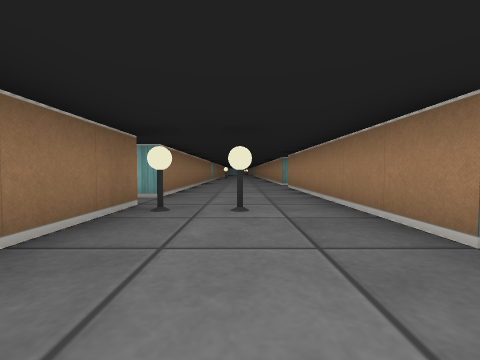
view 1 (above)

23 first-person views from a walk through a cub3D ray-caster map. The camera is about half as high as the walls, tilts 2° down and sees 90° across. The floor is counted in squares. Each view is taken from the middle of a square. On the plan, view 1 faces up. The plan holds only what a view shows up to about 9 squares ahead; the rest is blank.

view 2
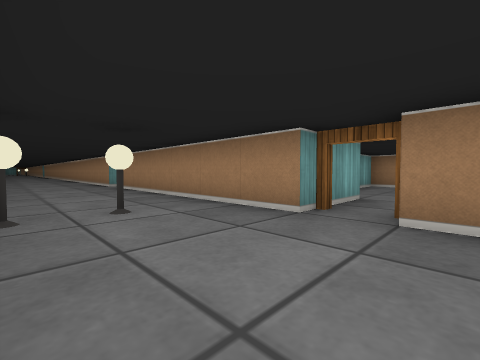

view 3
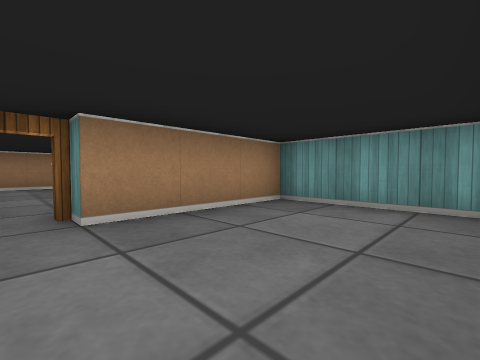

view 4
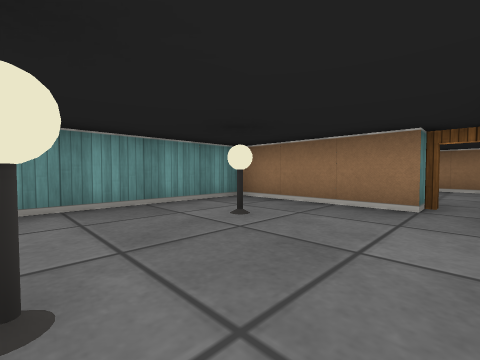

view 5
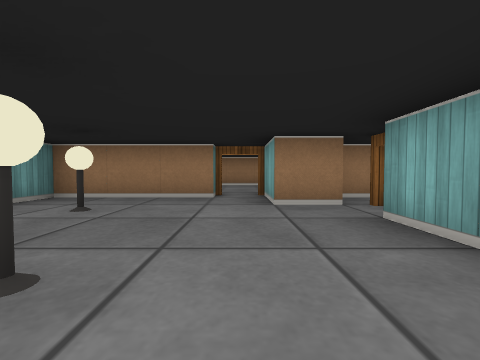

view 6
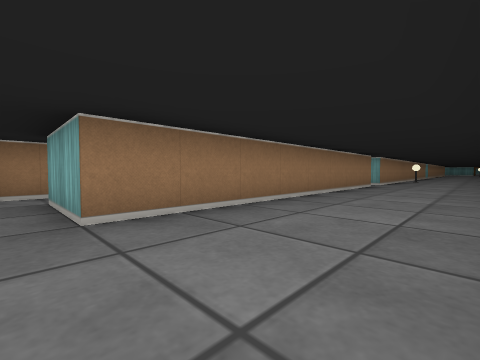

view 7
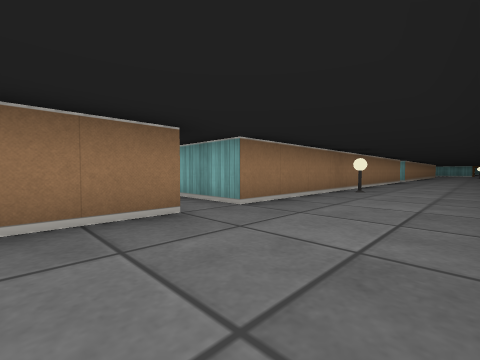

view 8
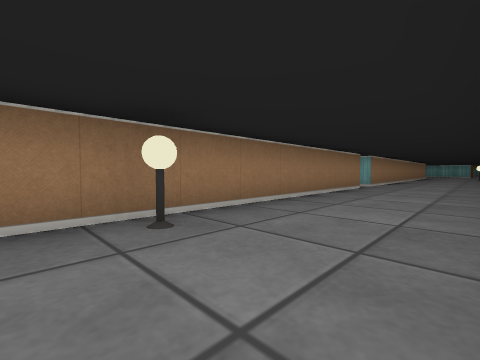

view 9
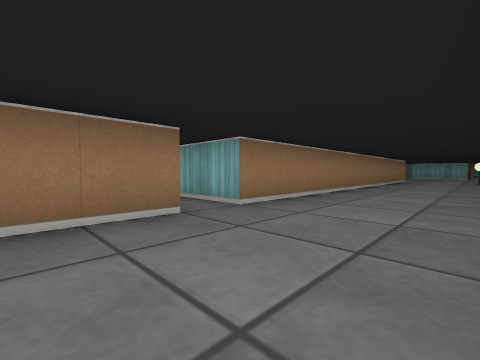

view 10
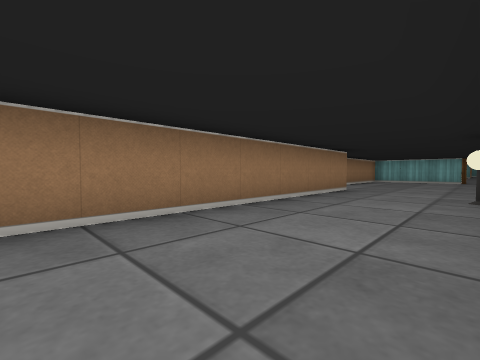

view 11
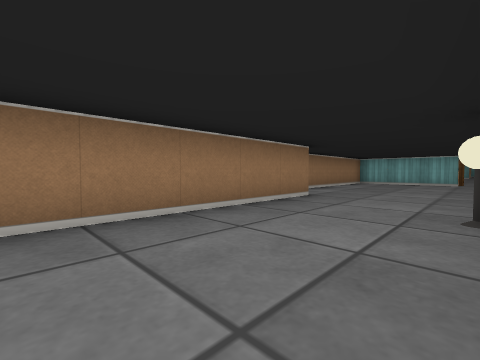

view 12
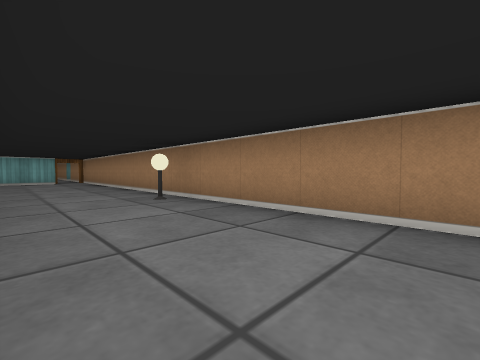

view 13
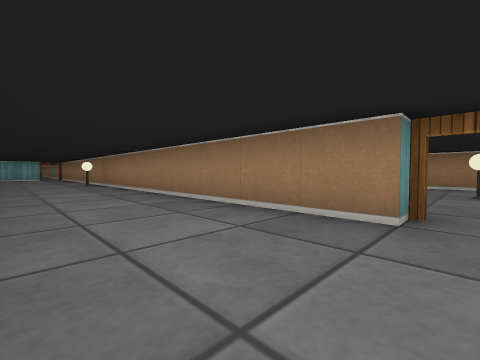

view 14
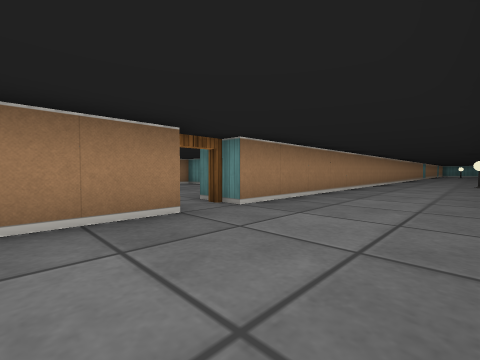

view 15
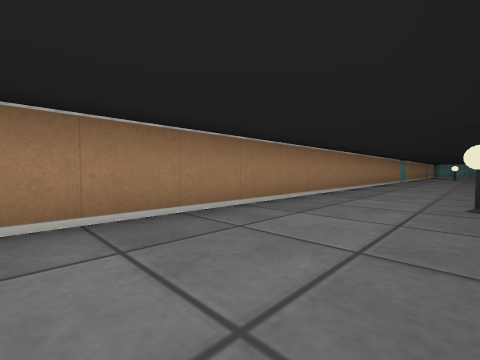

view 16
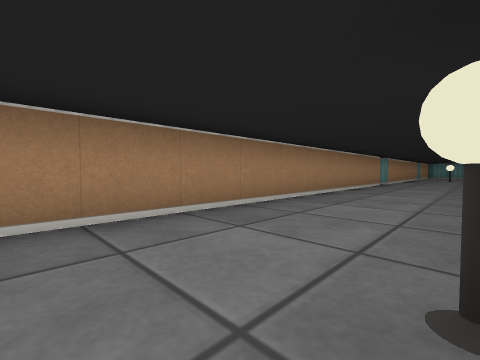

view 17
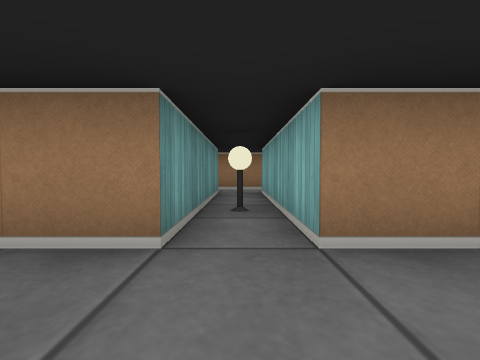

view 18
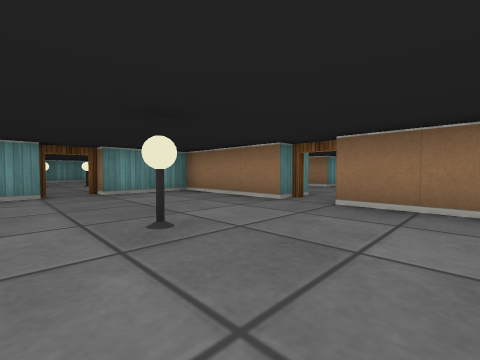

view 19
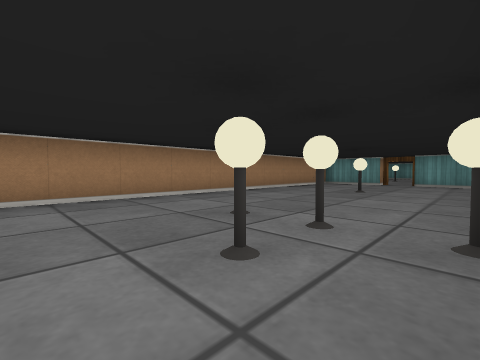

view 20
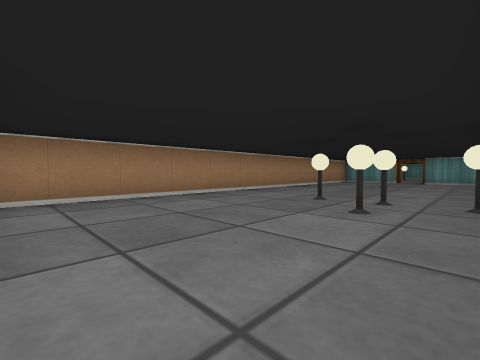

view 21
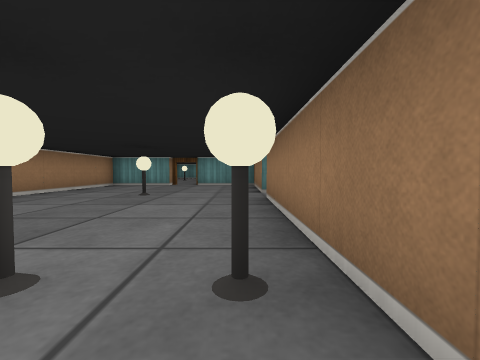

view 22
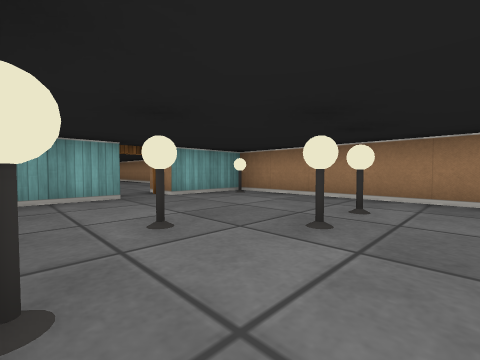

view 23
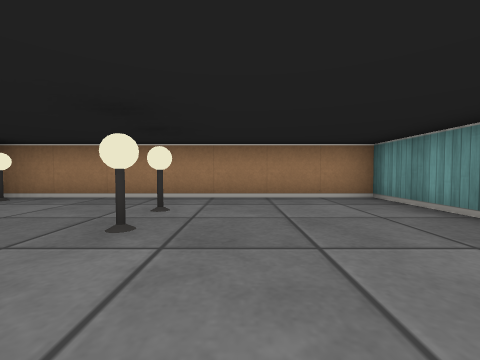

### Floor plan
Ten units are one square. View 1 is at (0, 0); x grows to the right and y downward. Boxes are objects, and circles mark ways between rooms. Rooms are numbered by the first view taken in them; rooms with no view inside come last. Other rooms are left out.
<svg viewBox="-60 -425 140 455">
<path fill="none" stroke="#000" d="M15 -255 15 -402M-55 -235 -15 -235 -15 -135 -32 -135M-15 -126 -15 -45 -35 -45M15 -84 15 -245M-15 -355 -15 -245 -55 -245M-15 -35 -15 -2M15 -15 15 -75M-25 -402 -25 -372M6 -415 -12 -415M-11 25 15 25 15 -5M75 1 75 -25 45 -25M25 -5 25 25 59 25M35 -25 35 -15 15 -15M25 -296 25 -255M25 -245 25 -215 45 -215M55 -215 75 -215 75 -331M46 -205 31 -205M54 -135 75 -135 75 -205 55 -205"/>
<rect x="-35" y="-245" width="10" height="10" fill="#bbb"><title>lamp</title></rect>
<rect x="-15" y="-35" width="10" height="10" fill="#bbb"><title>lamp</title></rect>
<rect x="-15" y="-175" width="10" height="10" fill="#bbb"><title>lamp</title></rect>
<rect x="-5" y="-35" width="10" height="10" fill="#bbb"><title>lamp</title></rect>
<rect x="5" y="-345" width="10" height="10" fill="#bbb"><title>lamp</title></rect>
<rect x="35" y="5" width="10" height="10" fill="#bbb"><title>lamp</title></rect>
<rect x="55" y="-5" width="10" height="10" fill="#bbb"><title>lamp</title></rect>
<rect x="25" y="-295" width="10" height="10" fill="#bbb"><title>lamp</title></rect>
<rect x="35" y="-295" width="10" height="10" fill="#bbb"><title>lamp</title></rect>
<rect x="35" y="-305" width="10" height="10" fill="#bbb"><title>lamp</title></rect>
<rect x="45" y="-255" width="10" height="10" fill="#bbb"><title>lamp</title></rect>
<rect x="45" y="-295" width="10" height="10" fill="#bbb"><title>lamp</title></rect>
<rect x="25" y="-175" width="10" height="10" fill="#bbb"><title>lamp</title></rect>
<rect x="35" y="-185" width="10" height="10" fill="#bbb"><title>lamp</title></rect>
<rect x="45" y="-175" width="10" height="10" fill="#bbb"><title>lamp</title></rect>
<rect x="55" y="-175" width="10" height="10" fill="#bbb"><title>lamp</title></rect>
<rect x="65" y="-205" width="10" height="10" fill="#bbb"><title>lamp</title></rect>
<circle cx="20" cy="-10" r="3" fill="#2a7"/>
<circle cx="20" cy="-250" r="3" fill="#2a7"/>
<circle cx="50" cy="-210" r="3" fill="#2a7"/>
<text x="0" y="-200">1</text>
<text x="50" y="0">2</text>
<text x="50" y="-280">3</text>
<text x="50" y="-170">4</text>
</svg>
Room 1 opens to room 2. Room 1 opens to room 3. Room 3 opens to room 4.

Where each view was taken, in squares from view 1:
view 1: 0 up, 0 right, facing up
view 2: 0 up, 1 left, facing up-right
view 3: 1 up, 1 left, facing down-right
view 4: 1 up, 6 right, facing down-left
view 5: 1 up, 7 right, facing left
view 6: 4 up, 1 right, facing up-left
view 7: 11 up, 1 right, facing up-left
view 8: 16 up, 1 right, facing up-left
view 9: 22 up, 1 right, facing up-left
view 10: 29 up, 1 right, facing up-left
view 11: 31 up, 1 right, facing up-left
view 12: 30 up, 1 left, facing up-right
view 13: 25 up, 1 left, facing up-right
view 14: 27 up, 1 left, facing down-right
view 15: 21 up, 1 left, facing down-right
view 16: 18 up, 1 left, facing down-right
view 17: 24 up, 0 right, facing left
view 18: 27 up, 6 right, facing down-left
view 19: 31 up, 3 right, facing down-right
view 20: 33 up, 3 right, facing down-right
view 21: 30 up, 3 right, facing down
view 22: 16 up, 3 right, facing up-right
view 23: 16 up, 3 right, facing right
